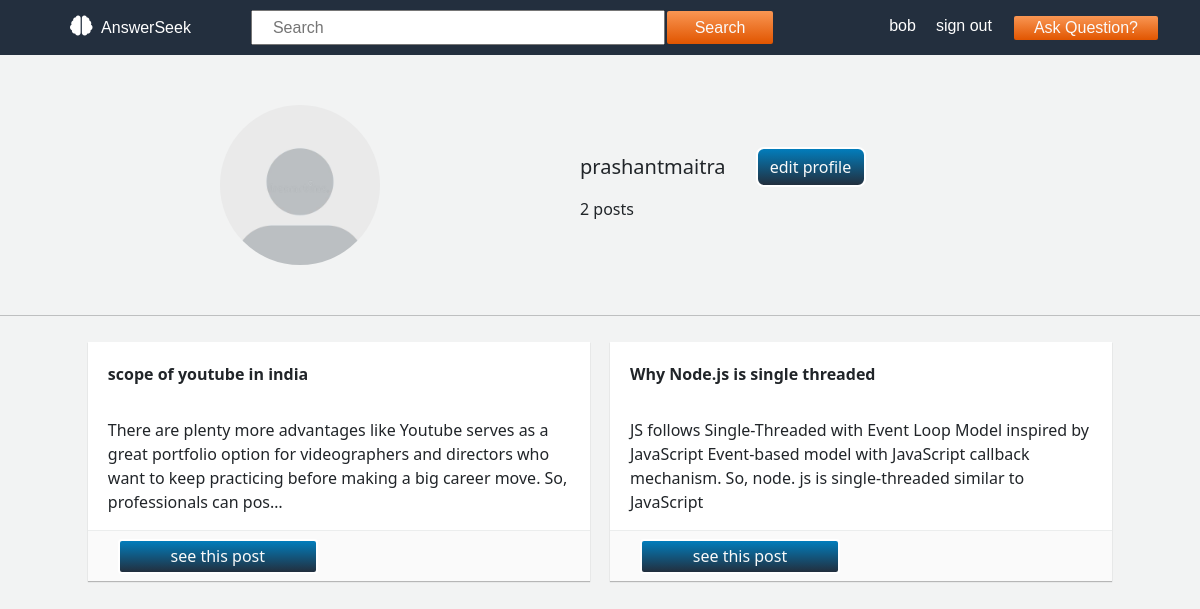
Screenshot of /profile/prashantmaitra (signed in) with the database file from the repository.
### userpage/models.py (models this page shows, shortened)
class Profile(models.Model):
    user = models.ForeignKey(User, on_delete=models.CASCADE, default='')
    userImage = models.ImageField(
        upload_to="Profiles", default="default/default_pic.jpg")
    bio = models.CharField(max_length=100, blank=True)

class Post(models.Model):
    user = models.ForeignKey(User, on_delete=models.CASCADE)
    question = models.TextField(default='')
    answer = models.TextField(default='')
    created_at = models.DateTimeField(auto_now_add=True)
    likes = models.ManyToManyField(User, related_name='blog_like', blank=True)
    dislikes = models.ManyToManyField(
        User, related_name='blog_dislike', blank=True)

### userpage/views.py (the view)
# urls.py: path("profile/<str:username>", views.userProfile, name='user_profile'),
def userProfile(request, username):
    user = User.objects.filter(username=username).first()
    if user:
        profile = Profile.objects.get(user=user)
        total_post = count_posts(user)
        allStory = getStory(user)
        data = {
            'user_obj': profile,
            'allStory': allStory,
            'total_post': total_post,
        }
    else:
        return HttpResponse("NO SUCH USER.......")
    return render(request, 'userpage/userProfile.html', data)

### userpage/views.py (called while the page is built)
def getStory(user):
    post_obj = Post.objects.filter(user=user)
    imgList = []
    for post in post_obj:
        imgList.append(post)
    return imgList

def count_posts(user):
    post_obj = Post.objects.filter(user=user)
    c = 0
    for post in post_obj:
        c += 1
    return c

### templates/userpage/userProfile.html (shortened to what this page needs)
{% extends 'base.html' %}
{% block content %}
      <div class="profile">
          <div class="profile__pic">
            <img src="{{user_obj.userImage.url}}" alt="pic">
          </div>
          <div class="profile__details">
              <div style="display: flex; justify-content: center; align-items: center; padding: 5px 0;">
                <span style="font-weight: 500; font-size: 20px;"> {{user_obj.user}} </span>
                <a type="button" data-bs-toggle="modal" data-bs-target="#exampleModal">
                  edit profile
                </a>
              </div>
            <h6>{{total_post}} posts</h6>
          </div>
      </div>
      <hr>
        <div class="hisposts">
          <div class="container">
            {% for i in allStory %}
              <div class="post">
                <div class="postBody">
                  <div style="font-weight: bolder; min-height: 50px;"> {{i.question|truncatechars:100}} </div>
                  <div> {{i.answer|truncatechars:200}} </div>
                </div>
                <div class="postFooter">
                  <a type="button" href="{% url 'userStory' i.id %}">see this post</a>
                </div>
              </div>
            {% endfor %}
          </div>
        </div>
{% endblock %}

### templates/includes/navbar.html
<div class="navbar">
  <div class="navbarName">
    <a href="/"> <i style="padding-right: 5px; font-size: 20px;" class="fas fa-brain"></i> AnswerSeek</a>
  </div>
    <form class="navbarSearch" method="GET" action="{% url 'searchPost' %}">
      <input name="qr" placeholder="Search" required>
      <button type="submit">Search</button>
    </form>
  <div class="navbarAuth">
    {% if user.is_authenticated %}
      <div style="color: #fff;">{{user}}</div>
      <a href="{% url 'signout' %}">sign out</a>
    {% else %}
      <a href="{% url 'signin' %}">login</a>
      <a href="{% url 'signup' %}">sign up</a>
    {% endif %}
      <a class="askBtn" href="{% url 'post' %}">Ask Question?</a>
  </div>
</div>

### static/css/style.css (style rules this page uses)
.navbar { background-color: #232f3e; font-family: sans-serif; padding: 0 20px; color: #fff; height: 55px; }
.navbar .navbarName { width: 17%; padding-left: 50px; }
.navbar .navbarName a { text-decoration: none; color: #fff; }
.navbar .navbarSearch { width: 51%; display: -webkit-box; display: -ms-flexbox; display: flex; -webkit-box-pack: center; -ms-flex-pack: center; justify-content: center; -webkit-box-align: center; -ms-flex-align: center; align-items: center; }
.navbar .navbarSearch input { width: 70%; height: 35px; padding: 0 20px; outline: none; }
.navbar .navbarSearch button { color: #fafafa; font-size: 16px; border: 2px solid #232f3e; border-radius: 4px; background: -webkit-gradient(linear, left top, left bottom, from(#f99653), to(#e15500)); background: linear-gradient(#f99653, #e15500); height: 37px; width: 110px; }
.navbar .navbarAuth { width: 32%; display: -webkit-box; display: -ms-flexbox; display: flex; -webkit-box-pack: end; -ms-flex-pack: end; justify-content: flex-end; padding-right: 20px; }
.navbar .navbarAuth a { text-decoration: none; color: #fff; padding: 0 20px; }
.navbar .navbarAuth .askBtn { color: #fafafa; font-size: 16px; border: 2px solid #232f3e; border-radius: 4px; background: -webkit-gradient(linear, left top, left bottom, from(#f99653), to(#e15500)); background: linear-gradient(#f99653, #e15500); }
.profile { width: 100%; display: -webkit-box; display: -ms-flexbox; display: flex; margin: 50px 0; }
.profile .profile__pic { width: 40%; display: -webkit-box; display: -ms-flexbox; display: flex; -webkit-box-pack: end; -ms-flex-pack: end; justify-content: flex-end; -webkit-box-align: center; -ms-flex-align: center; align-items: center; padding-right: 100px; }
.profile .profile__pic img { width: 160px; height: 160px; border-radius: 50%; }
.profile .profile__details { width: 60%; display: -webkit-box; display: -ms-flexbox; display: flex; -webkit-box-orient: vertical; -webkit-box-direction: normal; -ms-flex-direction: column; flex-direction: column; -webkit-box-pack: center; -ms-flex-pack: center; justify-content: center; -webkit-box-align: start; -ms-flex-align: start; align-items: flex-start; padding-left: 100px; }
.profile .profile__details a { color: #fafafa; margin-left: 30px; border: 2px solid #fff; border-radius: 8px; background: -webkit-gradient(linear, left top, left bottom, from(#027dbc), to(#222f3e)); background: linear-gradient(#027dbc, #222f3e); height: 40px; width: 110px; display: -webkit-box; display: -ms-flexbox; display: flex; -webkit-box-pack: center; -ms-flex-pack: center; justify-content: center; -webkit-box-align: center; -ms-flex-align: center; align-items: center; text-decoration: none; }
.hisposts .container { width: 100%; display: -webkit-box; display: -ms-flexbox; display: flex; -ms-flex-wrap: wrap; flex-wrap: wrap; -webkit-box-pack: center; -ms-flex-pack: center; justify-content: center; }
.hisposts .container .post { width: 45%; margin: 10px 10px; background-color: #fff; -webkit-box-shadow: 0 1px 1px 0 rgba(0, 0, 0, 0.25); box-shadow: 0 1px 1px 0 rgba(0, 0, 0, 0.25); }
.hisposts .container .post .postBody { width: 100%; min-height: 50px; border-bottom: 1px solid #ebeded; padding: 10px 10px 20px 10px; }
.hisposts .container .post .postBody div { margin: 10px 10px -4px 10px; }
.hisposts .container .post .postFooter { width: 100%; height: 50px; background-color: #fafafa; display: -webkit-box; display: -ms-flexbox; display: flex; -webkit-box-align: center; -ms-flex-align: center; align-items: center; }
.hisposts .container .post .postFooter a { color: #fafafa; margin-left: 30px; border: 2px solid #fff; border-radius: 4px; background: -webkit-gradient(linear, left top, left bottom, from(#027dbc), to(#222f3e)); background: linear-gradient(#027dbc, #222f3e); height: 35px; width: 200px; display: -webkit-box; display: -ms-flexbox; display: flex; -webkit-box-pack: center; -ms-flex-pack: center; justify-content: center; -webkit-box-align: center; -ms-flex-align: center; align-items: center; text-decoration: none; }
.container { width: 1140px; display: -webkit-box; display: -ms-flexbox; display: flex; -webkit-box-pack: center; -ms-flex-pack: center; justify-content: center; }

### rows the page displays
Profile: userImage (placeholder picture), user "prashantmaitra"
Post: question "scope of youtube in india", answer "There are plenty more advantages like Youtube serves as a great portfolio option for videographers and directors who want to keep practicing before making a big career move. So, professionals can pos…"
Post: question "Why Node.js is single threaded", answer "JS follows Single-Threaded with Event Loop Model inspired by JavaScript Event-based model with JavaScript callback mechanism. So, node. js is single-threaded similar to JavaScript"

### other values shown
{{ user }} "bob"
{{ total_post }} "2"
